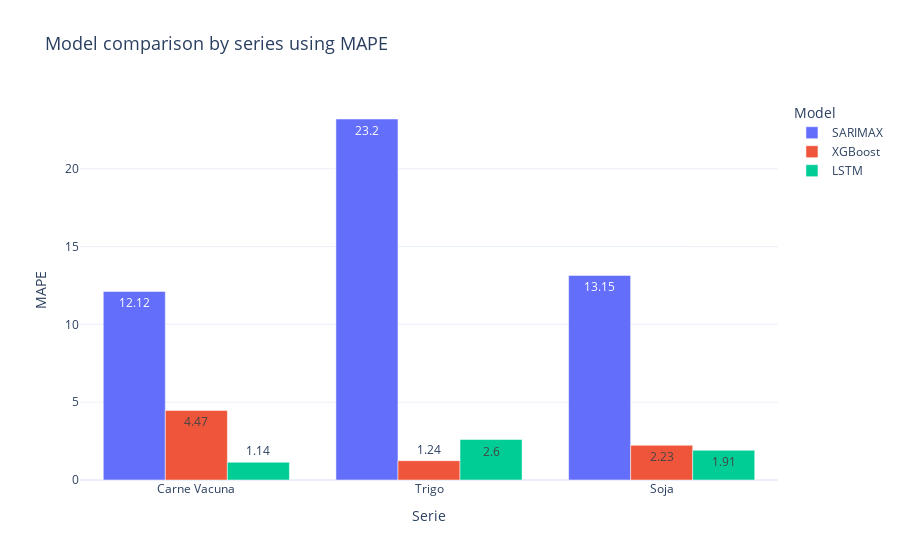

The notebook cell saved with this chart:
### Code cell
plot_model_comparison_interactive(results_df, metric='MAPE')

### Figure 1 — Plotly figure (JSON) as saved in the notebook; plotly's stock layout.template omitted (floating-point values rounded to 4 significant figures)
{"data": [{"alignmentgroup": "True", "hovertemplate": "Modelo=SARIMAX<br>Commodity=%{x}<br>MAPE=%{y}<extra></extra>", "legendgroup": "SARIMAX", "marker": {"color": "#636efa", "pattern": {"shape": ""}}, "name": "SARIMAX", "offsetgroup": "SARIMAX", "orientation": "v", "showlegend": true, "textposition": "auto", "texttemplate": "%{y}", "type": "bar", "x": ["Carne Vacuna", "Trigo", "Soja"], "xaxis": "x", "y": [12.12, 23.2, 13.15], "yaxis": "y"}, {"alignmentgroup": "True", "hovertemplate": "Modelo=XGBoost<br>Commodity=%{x}<br>MAPE=%{y}<extra></extra>", "legendgroup": "XGBoost", "marker": {"color": "#EF553B", "pattern": {"shape": ""}}, "name": "XGBoost", "offsetgroup": "XGBoost", "orientation": "v", "showlegend": true, "textposition": "auto", "texttemplate": "%{y}", "type": "bar", "x": ["Carne Vacuna", "Trigo", "Soja"], "xaxis": "x", "y": [4.47, 1.24, 2.23], "yaxis": "y"}, {"alignmentgroup": "True", "hovertemplate": "Modelo=LSTM<br>Commodity=%{x}<br>MAPE=%{y}<extra></extra>", "legendgroup": "LSTM", "marker": {"color": "#00cc96", "pattern": {"shape": ""}}, "name": "LSTM", "offsetgroup": "LSTM", "orientation": "v", "showlegend": true, "textposition": "auto", "texttemplate": "%{y}", "type": "bar", "x": ["Carne Vacuna", "Trigo", "Soja"], "xaxis": "x", "y": [1.14, 2.6, 1.91], "yaxis": "y"}], "layout": {"barmode": "group", "legend": {"title": {"text": "Model"}, "tracegroupgap": 0}, "title": {"font": {"size": 18}, "text": "Model comparison by series using MAPE"}, "xaxis": {"anchor": "y", "domain": [0, 1], "title": {"text": "Serie"}}, "yaxis": {"anchor": "x", "domain": [0, 1], "title": {"text": "MAPE"}}}}
